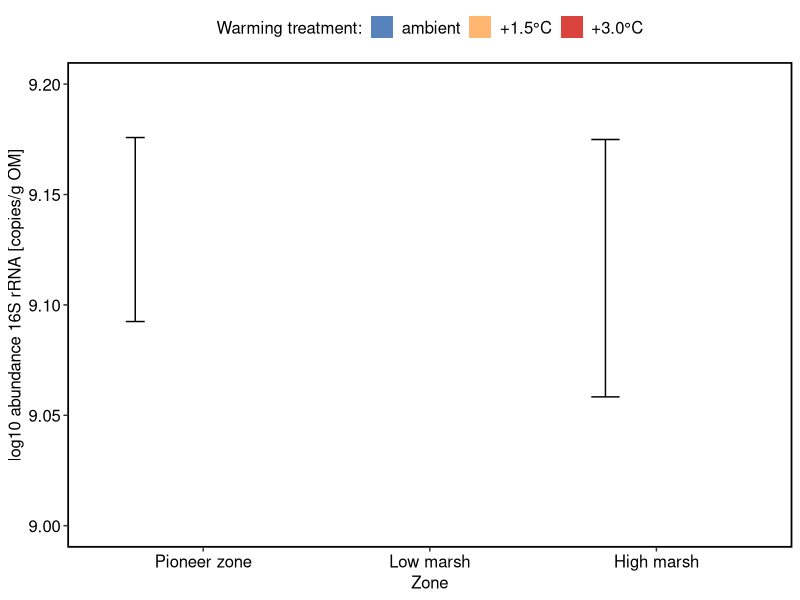

Write R code to recreate this figure.
## ---- chunk 1
#install.packages("car")
#install.packages("emmeans")
#install.packages("ggplot2")
#install.packages("ggpubr")
#install.packages("here")
#install.packages("lme4")
#install.packages("tidyverse")
## ---- chunk 2
library(car)
library(emmeans)
library(ggplot2)
library(ggpubr)
library(here)
library(lme4)
library(tidyverse)
## ---- chunk 3
# Set working directory
setwd("./")

df_eub  <- read.delim(here("data", "qpcr", "df_copies_EUB.txt"), dec=".", sep="\t")
## ---- chunk 4
# Creates a theme for all plots in this study 
theme_JM <- theme(
  axis.title.x      = element_text(colour = "black", size = 12),
  axis.text.x       = element_text(colour = "black", size = 12), 
  axis.title.y      = element_text(colour = "black", size = 12),
  axis.text.y       = element_text(colour = "black", size = 12), 
  legend.title      = element_text(colour = "black", size = 12),
  legend.text       = element_text(colour = "black", size = 12), 
  legend.position   = "top",
  panel.background  = element_blank(), 
  panel.border      = element_rect(colour = "black", fill = NA, size = 1.2),
  legend.key        = element_blank(),
  strip.text.x      = element_text(colour = "black", size = 12),
  strip.text.y      = element_text(colour = "black", size = 12)
)
## ---- chunk 5
# Correctly format all factors
df_eub$Depth <- recode_factor(df_eub$Depth, "0-10" = "0-10 cm", "20-30" = "20-30 cm")  
df_eub$Treatment <- as.factor(df_eub$Treatment)
df_eub$Zone <- as.factor(df_eub$Zone)
df_eub$Treatment <- recode_factor(df_eub$Treatment, "ambient" = "ambient", "1.5C" = "+1.5°C", "3.0C" = "+3.0°C")
df_eub$Zone <- dplyr::recode(df_eub$Zone,
  "PZ" = "Pioneer zone",
  "LM" = "Low marsh",
  "HM" = "High marsh"
)
df_eub$Zone <- factor(df_eub$Zone, levels = c("Pioneer zone", "Low marsh", "High marsh"),
                     labels = c("Pioneer zone", "Low marsh", "High marsh"))
## ---- chunk 6
plot_qpcr_bar_eub <- ggplot(df_eub, aes(x = Zone, y = log10_copies, fill = Treatment)) +
  stat_summary(fun = mean, geom = "bar", position = position_dodge(width = 0.9), alpha = 0.9, width = 0.7) +
  stat_summary(fun.data = mean_se, geom = "errorbar", position = position_dodge(width = 0.9), width = 0.25, color = "black") +
  scale_fill_manual(values = c("ambient" = "#4575B4", "+1.5°C" = "#FDAE61", "+3.0°C" = "#D73027"), name = "Warming treatment:") +
  labs(fill = "Treatment", y = "log10 abundance 16S rRNA [copies/g OM]", x = "Zone") +
  theme_JM +
  ylim(9, 9.2)
## ---- chunk 7
# Remove the root-barrier samples from the dataframe.
df_eub <- df_eub %>% 
  mutate(core_id = paste0(Plot, Subplot)) %>%
  filter(Subplot == "ctr")

stat_model_eub <- lmer(log10_copies ~ Treatment * Zone + (1|core_id), data = df_eub)
stat_res_eub <- Anova(stat_model_eub, type = 3)
stat_emm_eub <- emmeans(stat_model_eub, ~ Treatment | Zone)
stat_pairs_eub <- pairs(stat_emm_eub)

cat("\nANOVA EUB:\n")
print(stat_res_eub)
cat("\nPairwise Comparisons:\n")
print(stat_pairs_eub)
## ---- chunk 8
df_eub_summary <- df_eub %>%
  group_by(Zone, Treatment) %>%
  summarise(
    mean_abundance = mean(log10_copies, na.rm = TRUE),
    se_abundance = sd(log10_copies, na.rm = TRUE)/sqrt(n()),
    n = n(),
    .groups = "drop"
  )
df_eub_summary <- df_eub_summary %>%
  mutate(mean_se = paste0(round(mean_abundance, 2), " ± ", round(se_abundance, 2), " (n=", n, ")"))
print(df_eub_summary)

df_qpcr_sum  <- df_eub  %>%
  mutate(plotid = as.factor(Plot)) %>%
  group_by(plotid) %>%
  summarise("Abundance" = mean(log10_copies, na.rm=TRUE)) %>%
  ungroup()
print(df_qpcr_sum)
## ---- chunk 9
# car: Fox, J. & Weisberg, S. (2024). car: Companion to Applied Regression. R package version 3.1-2. https://CRAN.R-project.org/package=car
# emmeans: Lenth, R. V. (2024). emmeans: Estimated Marginal Means, aka Least-Squares Means. R package version 1.10.2. https://CRAN.R-project.org/package=emmeans
# ggplot2: Wickham, H., Chang, W., Henry, L., Pedersen, T. L., Takahashi, K., Wilke, C., Woo, K., & Yutani, H. (2024). ggplot2: Create Elegant Data Visualisations Using the Grammar of Graphics. R package version 3.5.1. https://CRAN.R-project.org/package=ggplot2
# ggpubr: Kassambara, A. (2024). ggpubr: 'ggplot2' Based Publication Ready Plots. R package version 0.6.0. https://CRAN.R-project.org/package=ggpubr
# here: Müller, K. & Bryan, J. (2024). here: A Simpler Way to Find Your Files. R package version 1.0.1. https://CRAN.R-project.org/package=here
# lme4: Bates, D., Mächler, M., Bolker, B., & Walker, S. (2024). lme4: Linear Mixed-Effects Models using 'Eigen' and S4. R package version 1.1-35. https://CRAN.R-project.org/package=lme4
# tidyverse: Wickham, H., Bryan, J., François, R., Henry, L., Müller, K., Pedersen, T. L., & Takahashi, K. (2024). tidyverse: Easily Install and Load the 'Tidyverse'. R package version 2.0.0. https://CRAN.R-project.org/package=tidyverse
